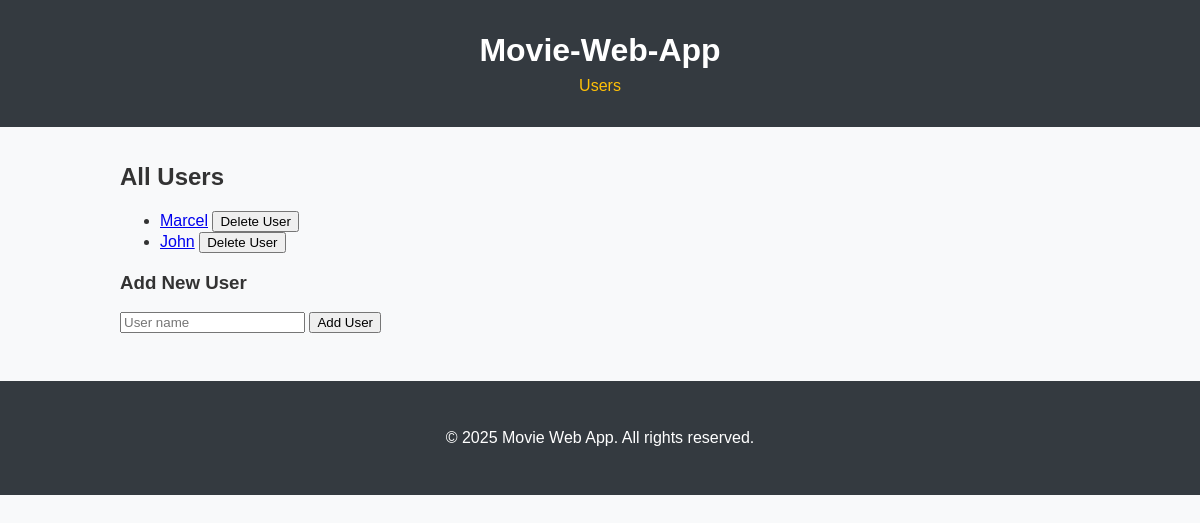
The app's page /users, older data.
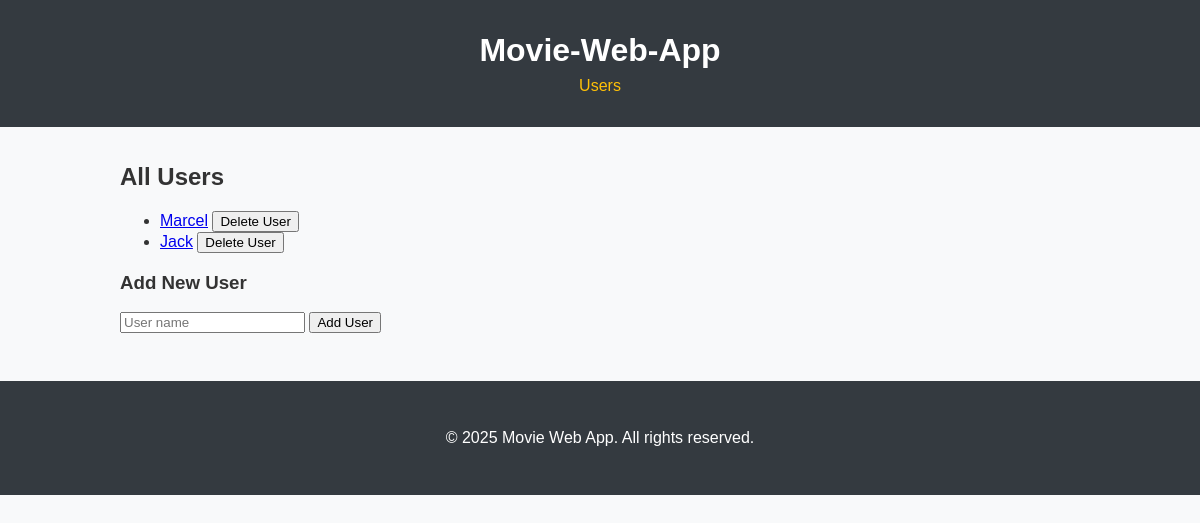
The same page, newer data.
### models.py (models this page shows)
class User(db.Model):
    id = db.Column(db.Integer, primary_key=True, autoincrement=True)
    name = db.Column(db.String(100))
    movies = db.relationship('Movie', backref='user', lazy=True)

### app.py (the view)
@app.route('/users', methods=['GET', 'POST'])
def users():
    if request.method == 'GET':
        db_users = data_manager.get_all_users()
        return render_template('users.html', users=db_users)
    elif request.method == 'POST':
        name = request.form['name']
        data_manager.add_user({'name': name})
        return redirect(url_for('users'))

### data_manager.py (called while the page is built)
    def get_all_users(self):
        return User.query.all()

### templates/users.html
{% extends "base.html" %}
{% block content %}
    <h2>All Users</h2>
        <ul>
            {% for user in users %}
                <li>
                    <a href="{{ url_for('user_movies', user_id=user.id) }}">{{ user.name }}</a>
                    <form action="{{ url_for('delete_user', user_id = user.id) }}" method="POST" style="display:inline">
                        <button type="submit">Delete User</button>
                    </form>
                </li>
            {% endfor %}
        </ul>
    <h3>Add New User</h3>
    <form method="POST">
        <input name="name" placeholder="User name">
        <button type="submit">Add User</button>
    </form>
    {% endblock %}

Row changes from the older to the newer data that the page shows:
changed User: name "John" → "Jack"
